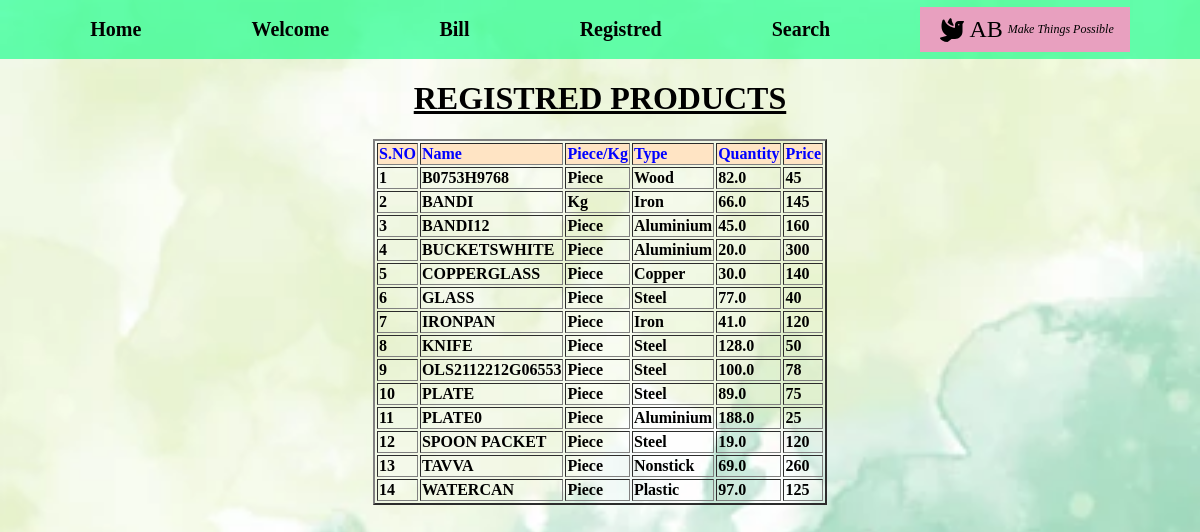
/reg, run on the app's committed database.
### Myapp/models.py (models this page shows)
class stud(models.Model):
    Name=models.CharField(max_length=30, null=True)
    Piece_Kg=models.CharField(max_length=30, null=True)
    Type=models.CharField(max_length=30, null=True)
    Quantity=models.FloatField(max_length=30, null=True)
    Price=models.CharField(max_length=30, null=True)

### Myapp/views.py (the view)
# urls.py: path('reg',views.reg),
def reg(request):
    queryset=stud.objects.all().order_by('Name').values()
    return render(request,'reg.html',{'queryset':queryset})

### templates/reg.html (shortened to what this page needs)
<!DOCTYPE html>
<html lang="en">
<head>
</head >
<body>
    {% extends 'bas.html' %}
    {% block home %}
   <center><u><h1>REGISTRED PRODUCTS</h1></u></center>
    <table align="center" border="2" >
    <thead>
        <tr style="color:blue;font-weight:800;background-color:bisque">
            <td>S.NO</td>
            <td>Name</td>
            <td>Piece/Kg</td>
            <td>Type</td>
            <td>Quantity</td>
            <td>Price</td>
        </tr>
    </thead>
    <tbody>
        {% for k in queryset %}
        {% if k.Quantity >= 10 %}
        <tr style="font-weight:bolder;">
            <td>{{forloop.counter}}</td>
            <td>{{k.Name}}</td>
            <td>{{k.Piece_Kg}}</td>
            <td>{{k.Type}}</td>
            <td>{{k.Quantity}}</td>
            <td>{{k.Price}}</td>
        </tr>
        {% endif %}
        {% endfor %}
    </tbody>
</table>
{% endblock %}

### data on the page
stud: Name "B0753H9768", Piece_Kg "Piece", Type "Wood", Quantity "82.0", Price "45"
stud: Name "BANDI", Piece_Kg "Kg", Type "Iron", Quantity "66.0", Price "145"
stud: Name "BANDI12", Piece_Kg "Piece", Type "Aluminium", Quantity "45.0", Price "160"
stud: Name "BUCKETSWHITE", Piece_Kg "Piece", Type "Aluminium", Quantity "20.0", Price "300"
stud: Name "COPPERGLASS", Piece_Kg "Piece", Type "Copper", Quantity "30.0", Price "140"
stud: Name "GLASS", Piece_Kg "Piece", Type "Steel", Quantity "77.0", Price "40"
stud: Name "IRONPAN", Piece_Kg "Piece", Type "Iron", Quantity "41.0", Price "120"
stud: Name "KNIFE", Piece_Kg "Piece", Type "Steel", Quantity "128.0", Price "50"
stud: Name "OLS2112212G06553", Piece_Kg "Piece", Type "Steel", Quantity "100.0", Price "78"
stud: Name "PLATE", Piece_Kg "Piece", Type "Steel", Quantity "89.0", Price "75"
stud: Name "PLATE0", Piece_Kg "Piece", Type "Aluminium", Quantity "188.0", Price "25"
stud: Name "SPOON PACKET", Piece_Kg "Piece", Type "Steel", Quantity "19.0", Price "120"
stud: Name "TAVVA", Piece_Kg "Piece", Type "Nonstick", Quantity "69.0", Price "260"
stud: Name "WATERCAN", Piece_Kg "Piece", Type "Plastic", Quantity "97.0", Price "125"
